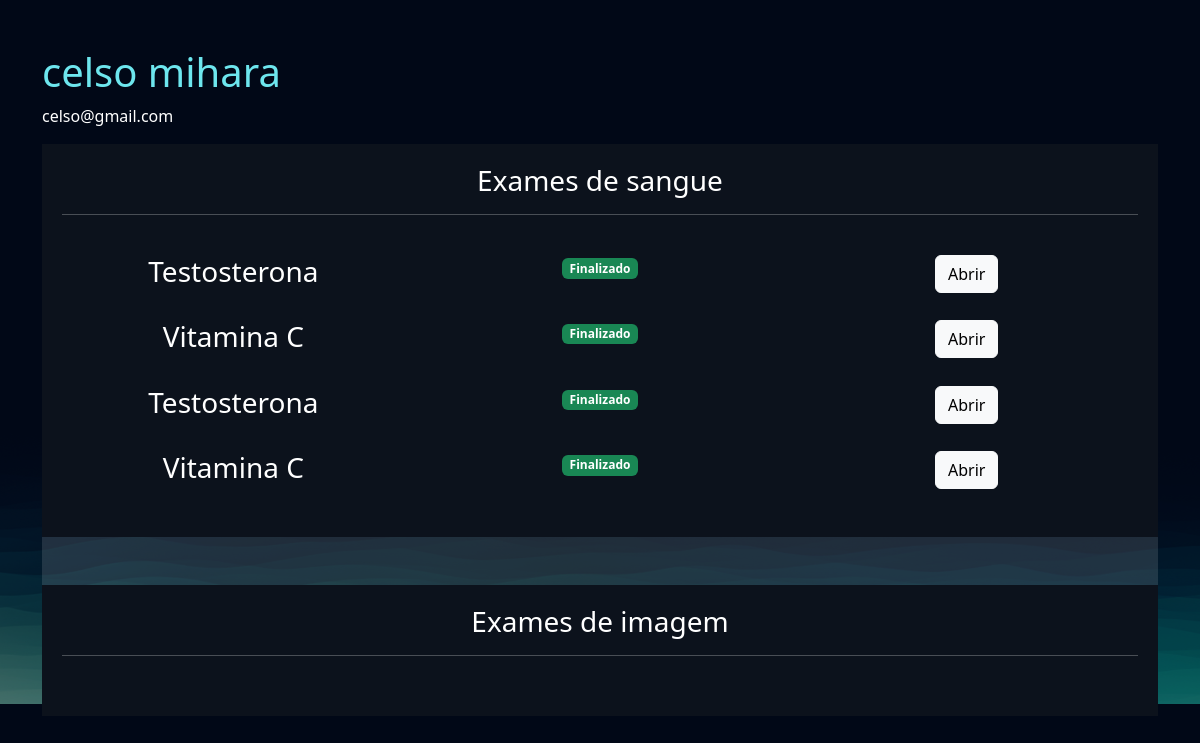
Screenshot of /empresarial/cliente/1 (signed in) with the database file from the repository.
### exames/models.py (models this page shows, shortened)
class SolicitacaoExame(models.Model):
    choice_status = (
        ('E', 'Em análise'),
        ('F', 'Finalizado')
    )
    usuario = models.ForeignKey(User, on_delete=models.DO_NOTHING)
    exame = models.ForeignKey(TiposExames, on_delete=models.DO_NOTHING)
    status = models.CharField(max_length=2, choices=choice_status)
    resultado = models.FileField(upload_to="resultados", null=True, blank=True)
    requer_senha = models.BooleanField(default=False)
    senha = models.CharField(max_length=16, null=True, blank=True)
    def badge_template(self):
        if self.status == 'E':
            classes_css = 'bg-warning text-dark'
            texto = "Em análise"
        elif self.status == 'F':
            classes_css = 'bg-success'
            texto = "Finalizado"
        return mark_safe(f"<span class='badge bg-primary {classes_css}'>{texto}</span>")

class TiposExames(models.Model):
    tipo_choices = (
        ('I', 'Exame de imagem'),
        ('S', 'Exame de Sangue')
    )
    nome = models.CharField(max_length=50)
    tipo = models.CharField(max_length=2, choices=tipo_choices)
    preco = models.FloatField()
    disponivel = models.BooleanField(default=True)
    horario_inicial = models.IntegerField()
    horario_final = models.IntegerField()

### empresarial/views.py (the view)
# urls.py: path('cliente/<int:cliente_id>', views.cliente, name="cliente"),
@staff_member_required
def cliente(request, cliente_id):
    cliente = User.objects.get(id=cliente_id)
    print(cliente, cliente_id)
    exames = SolicitacaoExame.objects.filter(usuario=cliente)
    return render(request, 'cliente.html', {'cliente': cliente, 'exames': exames})

### empresarial/templates/cliente.html (shortened to what this page needs)
{% extends "bases/base.html" %}
{% load static %}
{% block 'head' %}
    <link href="{% static 'exames/css/css.css' %}" rel="stylesheet">
    <link href="{% static 'exames/css/gerenciar_pedidos.css' %}" rel="stylesheet">
    <link href="{% static 'exames/css/gerenciar_exames.css' %}" rel="stylesheet">
{% endblock 'head' %}
{% block 'conteudo' %}
    <br>
    <br>
    <div class="container">
        <h3 class="font-destaque">{{cliente.get_full_name}}</h3>
        <p>{{cliente.email}}</p>
        <div class="card card-view">
            <div class="sub-card">
                <h3>Exames de sangue</h3>
                <hr>
                <br>
                {% for exame in exames  %}
                    {% if  exame.exame.tipo == 'S'%}
                        <div class="row">
                            <div class="col-md"><h3>{{exame.exame.nome}}</h3></div>
                            <div class="col-md">{{exame.badge_template}}</div>
                            <div class="col-md">
                                <a href="{% url "exame_cliente" exame.id %}" class="btn btn-light">Abrir</a>
                            </div>
                        </div>
                        <br>
                    {% endif %}
                {% endfor %}
            </div>
            <br>
            <br>
            <div class="sub-card">
                <h3>Exames de imagem</h3>
                <hr>
                <br>
            </div>
        </div>
    </div>
{% endblock 'conteudo' %}

### templates/static/geral/css/base.css (style rules this page uses)
:root { --main-color: #151C34; --dark-color: #0C121C ; --light-color: #6DE6EE; --contrast-color: #f4c96b; --differential-color: #066668; }
* { color: white }
.font-destaque { color: var(--light-color); font-size: 40px; }

### templates/static/exames/css/css.css (style rules this page uses)
body { background-image: url('/static/geral/img/bg2.png'); background-size: cover; }
.card { background-color: rgba(217, 217, 217, .14); color: white; padding: 15px; }

### templates/static/exames/css/gerenciar_pedidos.css (style rules this page uses)
.card-view { text-align: center; padding: 0; border: none; height: 70vh; }

### templates/static/exames/css/gerenciar_exames.css (style rules this page uses)
.sub-card { background-color: var(--dark-color); padding: 20px; }

### rows the page displays
SolicitacaoExame: exame.nome "Testosterona", badge_template "Finalizado"
SolicitacaoExame: exame.nome "Vitamina C", badge_template "Finalizado"
SolicitacaoExame: exame.nome "Testosterona", badge_template "Finalizado"
SolicitacaoExame: exame.nome "Vitamina C", badge_template "Finalizado"

### other values shown
{{ cliente.get_full_name }} "celso mihara"
{{ cliente.email }} "celso@gmail.com"
